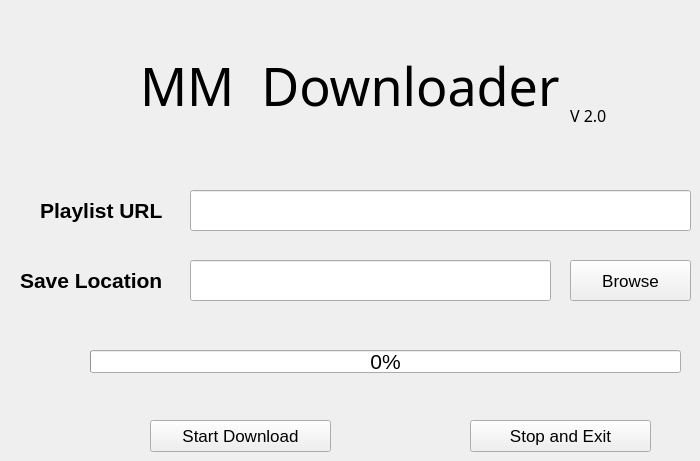
    <widget class="QWidget" name="tab_3">
     <attribute name="title">
      <string>Playlist Youtube Downloader</string>
     </attribute>
     <widget class="QLabel" name="label">
      <property name="geometry">
       <rect>
        <x>40</x>
        <y>190</y>
        <width>131</width>
        <height>41</height>
       </rect>
      </property>
      <property name="text">
       <string>&lt;html&gt;&lt;head/&gt;&lt;body&gt;&lt;p&gt;&lt;span style=&quot; font-size:16pt; font-weight:600;&quot;&gt;Playlist URL&lt;/span&gt;&lt;/p&gt;&lt;/body&gt;&lt;/html&gt;</string>
      </property>
     </widget>
     <widget class="QPushButton" name="pushButton_5">
      <property name="geometry">
       <rect>
        <x>150</x>
        <y>420</y>
        <width>181</width>
        <height>32</height>
       </rect>
      </property>
      <property name="font">
       <font>
        <pointsize>13</pointsize>
       </font>
      </property>
      <property name="toolTip">
       <string>&lt;html&gt;&lt;head/&gt;&lt;body&gt;&lt;p&gt;&lt;br/&gt;&lt;/p&gt;&lt;/body&gt;&lt;/html&gt;</string>
      </property>
      <property name="styleSheet">
       <string notr="true"/>
      </property>
      <property name="text">
       <string>Start Download</string>
      </property>
     </widget>
     <widget class="QLabel" name="label_8">
      <property name="geometry">
       <rect>
        <x>140</x>
        <y>50</y>
        <width>441</width>
        <height>71</height>
       </rect>
      </property>
      <property name="font">
       <font>
        <family>Jokerman</family>
        <pointsize>39</pointsize>
       </font>
      </property>
      <property name="toolTip">
       <string>&lt;!DOCTYPE HTML PUBLIC &quot;-//W3C//DTD HTML 4.0//EN&quot; &quot;http://www.w3.org/TR/REC-html40/strict.dtd&quot;&gt;
&lt;html&gt;&lt;head&gt;&lt;meta name=&quot;qrichtext&quot; content=&quot;1&quot; /&gt;&lt;style type=&quot;text/css&quot;&gt;
p, li { white-space: pre-wrap; }
&lt;/style&gt;&lt;/head&gt;&lt;body style=&quot; font-family:'Jokerman'; font-size:39pt; font-weight:400; font-style:normal;&quot;&gt;
&lt;p style=&quot;-qt-paragraph-type:empty; margin-top:0px; margin-bottom:0px; margin-left:0px; margin-right:0px; -qt-block-indent:0; text-indent:0px; font-family:'MS Shell Dlg 2'; font-size:8pt;&quot;&gt;&lt;br /&gt;&lt;/p&gt;&lt;/body&gt;&lt;/html&gt;</string>
      </property>
      <property name="text">
       <string>MM  Downloader</string>
      </property>
     </widget>
     <widget class="QLabel" name="label_2">
      <property name="geometry">
       <rect>
        <x>20</x>
        <y>260</y>
        <width>151</width>
        <height>41</height>
       </rect>
      </property>
      <property name="text">
       <string>&lt;html&gt;&lt;head/&gt;&lt;body&gt;&lt;p&gt;&lt;span style=&quot; font-size:16pt; font-weight:600;&quot;&gt;Save Location&lt;/span&gt;&lt;/p&gt;&lt;/body&gt;&lt;/html&gt;</string>
      </property>
     </widget>
     <widget class="QProgressBar" name="progressBar">
      <property name="geometry">
       <rect>
        <x>90</x>
        <y>350</y>
        <width>591</width>
        <height>23</height>
       </rect>
      </property>
      <property name="font">
       <font>
        <pointsize>16</pointsize>
       </font>
      </property>
      <property name="styleSheet">
       <string notr="true">.ProgressBar {
	position: relative;
	width: 78px;
	height:78px;
	margin:auto;
}

.ProgressBar .wBall {
	position: absolute;
	width: 74px;
	height: 74px;
	opacity: 0;
	transform: rotate(225deg);
		-o-transform: rotate(225deg);
		-ms-transform: rotate(225deg);
		-webkit-transform: rotate(225deg);
		-moz-transform: rotate(225deg);
	animation: orbit 6.96s infinite;
		-o-animation: orbit 6.96s infinite;
		-ms-animation: orbit 6.96s infinite;
		-webkit-animation: orbit 6.96s infinite;
		-moz-animation: orbit 6.96s infinite;
}

.ProgressBar .wBall .wInnerBall{
	position: absolute;
	width: 10px;
	height: 10px;
	background: rgb(0,0,0);
	left:0px;
	top:0px;
	border-radius: 10px;
}

.ProgressBar #wBall_1 {
	animation-delay: 1.52s;
		-o-animation-delay: 1.52s;
		-ms-animation-delay: 1.52s;
		-webkit-animation-delay: 1.52s;
		-moz-animation-delay: 1.52s;
}

.ProgressBar #wBall_2 {
	animation-delay: 0.3s;
		-o-animation-delay: 0.3s;
		-ms-animation-delay: 0.3s;
		-webkit-animation-delay: 0.3s;
		-moz-animation-delay: 0.3s;
}

.ProgressBar #wBall_3 {
	animation-delay: 0.61s;
		-o-animation-delay: 0.61s;
		-ms-animation-delay: 0.61s;
		-webkit-animation-delay: 0.61s;
		-moz-animation-delay: 0.61s;
}

.ProgressBar #wBall_4 {
	animation-delay: 0.91s;
		-o-animation-delay: 0.91s;
		-ms-animation-delay: 0.91s;
		-webkit-animation-delay: 0.91s;
		-moz-animation-delay: 0.91s;
}

.ProgressBar #wBall_5 {
	animation-delay: 1.22s;
		-o-animation-delay: 1.22s;
		-ms-animation-delay: 1.22s;
		-webkit-animation-delay: 1.22s;
		-moz-animation-delay: 1.22s;
}

</string>
      </property>
      <property name="value">
       <number>0</number>
      </property>
     </widget>
     <widget class="QLineEdit" name="lineEdit_7">
      <property name="geometry">
       <rect>
        <x>190</x>
        <y>190</y>
        <width>501</width>
        <height>41</height>
       </rect>
      </property>
      <property name="font">
       <font>
        <pointsize>12</pointsize>
       </font>
      </property>
      <property name="text">
       <string/>
      </property>
     </widget>
     <widget class="QPushButton" name="pushButton_10">
      <property name="geometry">
       <rect>
        <x>570</x>
        <y>260</y>
        <width>121</width>
        <height>41</height>
       </rect>
      </property>
      <property name="font">
       <font>
        <pointsize>13</pointsize>
       </font>
      </property>
      <property name="toolTip">
       <string>&lt;html&gt;&lt;head/&gt;&lt;body&gt;&lt;p&gt;&lt;br/&gt;&lt;/p&gt;&lt;/body&gt;&lt;/html&gt;</string>
      </property>
      <property name="styleSheet">
       <string notr="true"/>
      </property>
      <property name="text">
       <string>Browse</string>
      </property>
     </widget>
     <widget class="QLineEdit" name="lineEdit_8">
      <property name="geometry">
       <rect>
        <x>190</x>
        <y>260</y>
        <width>361</width>
        <height>41</height>
       </rect>
      </property>
      <property name="font">
       <font>
        <pointsize>12</pointsize>
       </font>
      </property>
      <property name="text">
       <string/>
      </property>
     </widget>
     <widget class="QPushButton" name="pushButton_11">
      <property name="geometry">
       <rect>
        <x>470</x>
        <y>420</y>
        <width>181</width>
        <height>32</height>
       </rect>
      </property>
      <property name="font">
       <font>
        <pointsize>13</pointsize>
       </font>
      </property>
      <property name="toolTip">
       <string>&lt;html&gt;&lt;head/&gt;&lt;body&gt;&lt;p&gt;&lt;br/&gt;&lt;/p&gt;&lt;/body&gt;&lt;/html&gt;</string>
      </property>
      <property name="styleSheet">
       <string notr="true"/>
      </property>
      <property name="text">
       <string>Stop and Exit</string>
      </property>
     </widget>
     <widget class="QLabel" name="label_16">
      <property name="geometry">
       <rect>
        <x>570</x>
        <y>80</y>
        <width>51</width>
        <height>71</height>
       </rect>
      </property>
      <property name="font">
       <font>
        <family>Jokerman</family>
        <pointsize>12</pointsize>
       </font>
      </property>
      <property name="toolTip">
       <string>&lt;!DOCTYPE HTML PUBLIC &quot;-//W3C//DTD HTML 4.0//EN&quot; &quot;http://www.w3.org/TR/REC-html40/strict.dtd&quot;&gt;
&lt;html&gt;&lt;head&gt;&lt;meta name=&quot;qrichtext&quot; content=&quot;1&quot; /&gt;&lt;style type=&quot;text/css&quot;&gt;
p, li { white-space: pre-wrap; }
&lt;/style&gt;&lt;/head&gt;&lt;body style=&quot; font-family:'Jokerman'; font-size:39pt; font-weight:400; font-style:normal;&quot;&gt;
&lt;p style=&quot;-qt-paragraph-type:empty; margin-top:0px; margin-bottom:0px; margin-left:0px; margin-right:0px; -qt-block-indent:0; text-indent:0px; font-family:'MS Shell Dlg 2'; font-size:8pt;&quot;&gt;&lt;br /&gt;&lt;/p&gt;&lt;/body&gt;&lt;/html&gt;</string>
      </property>
      <property name="text">
       <string>V 2.0</string>
      </property>
     </widget>
    </widget>
